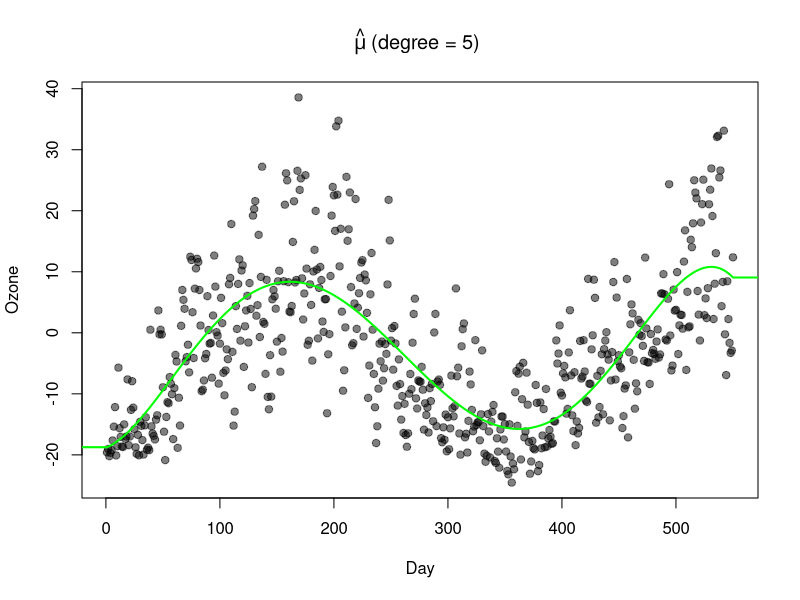

R code for this plot:
## ---- chunk 1
knitr::opts_chunk$set(echo = TRUE)
## ---- chunk 2
data <- read.csv("OzoneData.csv")
## ---- chunk 3
getXYpop <- function(xvarname, yvarname, pop) {
    popData <- pop[, c(xvarname, yvarname)]
    names(popData) <- c("x", "y")
    popData
}

getmuhat <- function(sampleXY, complexity = 1) {
  formula <- paste0("y ~ ",
                    if (complexity==0) {
                      "1"
                      } else 
                      paste0("poly(x, ", complexity, ", raw = FALSE)") 
                      #paste0("bs(x, ", complexity, ")") 
  )
  
  fit <- lm(as.formula(formula), data = sampleXY)
  tx = sampleXY$x
  ty = fit$fitted.values
  
  range.X = range(tx)
  val.rY  = c( mean(ty[tx == range.X[1]]), 
               mean(ty[tx == range.X[2]]) )
  
  ## From this we construct the predictor function
  muhat <- function(x){
    if ("x" %in% names(x)) {
      ## x is a dataframe containing the variate named
      ## by xvarname
      newdata <- x
    } else 
      ## x is a vector of values that needs to be a data.frame
    { newdata <- data.frame(x = x) }
    ## The prediction
    ## 
    val = predict(fit, newdata = newdata)
    val[newdata$x < range.X[1]] = val.rY[1]
    val[newdata$x > range.X[2]] = val.rY[2]
    val
  }
  ## muhat is the function that we need to calculate values 
  ## at any x, so we return this function from getmuhat
  muhat
}


getmuFun <- function(pop, xvarname, yvarname){
  pop   = na.omit(pop[, c(xvarname, yvarname)])
  
  # rule = 2 means return the nearest y-value when extrapolating, same as above.
  # ties = mean means that repeated x-values have their y-values averaged, as above.
  tauFun = approxfun(pop[,xvarname], pop[,yvarname], rule = 2, ties = mean)
  return(tauFun)
}
## ---- chunk 4
plotfit <- function(muhat, complexity = NULL, color) {
    
    if (is.null(complexity)) 
        title = bquote(hat(mu) ~ "(Piecewise)") else title = bquote(hat(mu) ~ 
                                                            "(degree =" ~ .(complexity) * ") ")
    
    plot(data, main = title, xlab = "Day", 
        ylab = "Ozone", pch = 19, col = adjustcolor("black", 0.5))
    
    xlim = extendrange(data[, "Day"])
    curve(muhat, from = xlim[1], to = xlim[2], add = TRUE, col = color, 
        lwd = 2, n = 1000)
}
## ---- chunk 5
ozone.data <- getXYpop(xvarname = "Day", yvarname = "Ozone", pop = data)

muhat = getmuhat(ozone.data, complexity=5)
plotfit(muhat, complexity=5, color="green")
